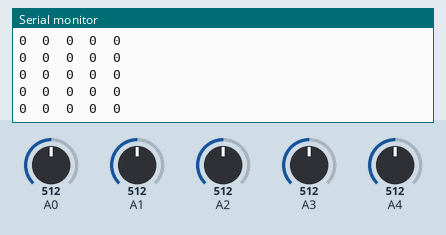
Simulated run of this sketch. Board: Arduino Uno, built with avr-gcc and run on an emulated ATmega328P. Parts: the last lines printed to the serial monitor. Inputs (shaded band) come from the test bench; at power-on: A0 = 512, A1 = 512, A2 = 512, A3 = 512, A4 = 512.

Above: at 1.2 s.
1.3 s: A0 set to 537
At 2.2 s:
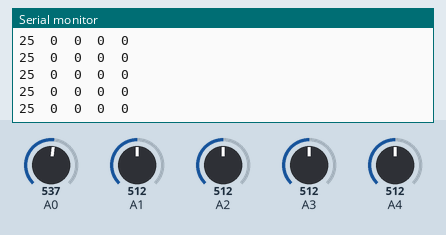
2.8 s: A1 set to 535
At 3.4 s:
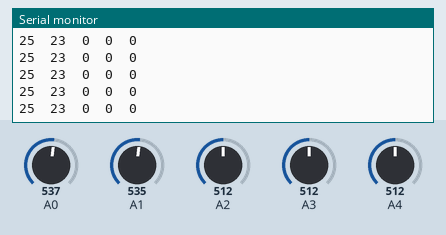
4.3 s: A2 set to 531
At 5.0 s:
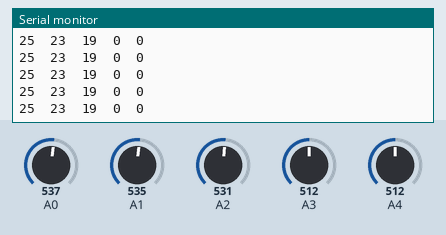

The sketch:

Sensor_bot.ino
```cpp
void setup() {
  // put your setup code here, to run once:
  Serial.begin(9600);


}

void loop() {
  // put your main code here, to run repeatedly:
  uint8_t s1 = analogRead(A0);
  uint8_t s2= analogRead(A1);
  uint8_t s3 = analogRead(A2);
  uint8_t s4 = analogRead(A3);
  uint8_t s5 = analogRead(A4);
  Serial.print(s1);
  Serial.print("  ");
  Serial.print(s2);
  Serial.print("  ");
  Serial.print(s3);
  Serial.print("  ");
  Serial.print(s4);
  Serial.print("  ");
  Serial.print(s5);
  Serial.println("  ");

}
```

Measured:
- after the input at 1.3 s, the serial monitor: prints a new line after 0.08 s (image 1)
- after the input at 2.8 s, the serial monitor: prints a new line after 0.08 s (image 2)
- after the input at 4.3 s, the serial monitor: prints a new line after 0.08 s (image 3)
